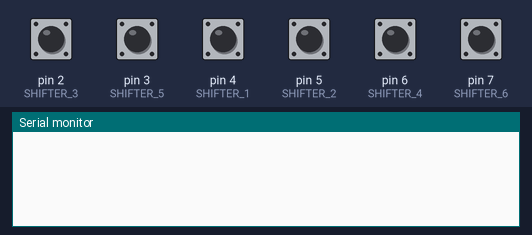
This sketch was run on a simulated Arduino Leonardo, built with avr-gcc and run on an emulated ATmega32U4. On the bench: the last lines printed to the serial monitor. The test bench sets the inputs (shaded band); at power-on: pin 2 (SHIFTER_3), pin 3 (SHIFTER_5), pin 4 (SHIFTER_1), pin 5 (SHIFTER_2), pin 6 (SHIFTER_4), pin 7 (SHIFTER_6) HIGH. USB keyboard and mouse output is not drawn.

Above: at 1.2 s.
1.3 s: pin 2 (SHIFTER_3) pulled LOW for 0.15 s
At 1.9 s:
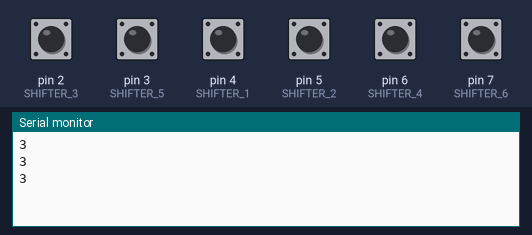
2.9 s: pin 3 (SHIFTER_5) pulled LOW for 0.15 s
At 3.6 s:
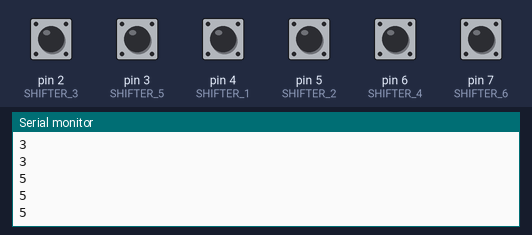
4.5 s: pin 4 (SHIFTER_1) pulled LOW for 0.15 s
At 5.2 s:
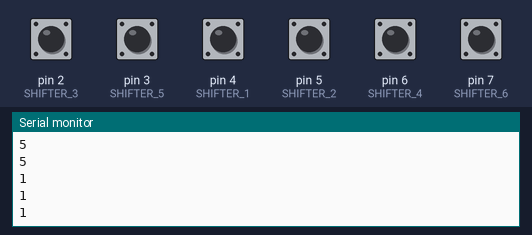
6.1 s: pin 5 (SHIFTER_2) pulled LOW for 0.15 s
At 6.9 s:
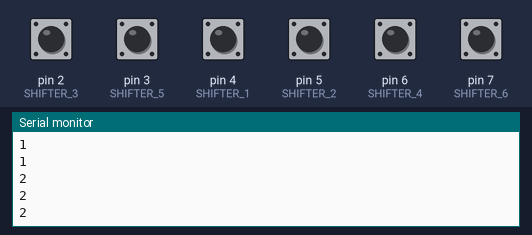
7.7 s: pin 6 (SHIFTER_4) pulled LOW for 0.15 s
At 9.0 s:
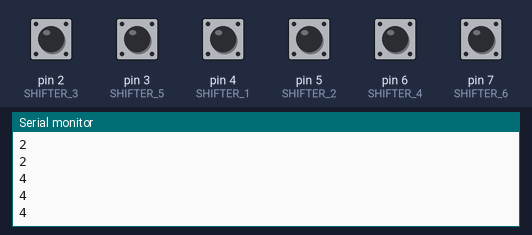
9.3 s: pin 7 (SHIFTER_6) pulled LOW for 0.15 s
At 10.7 s:
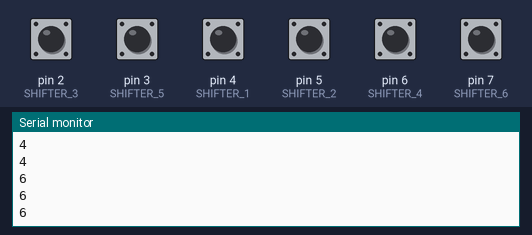
Timing chart, 0 to 11.9 s (numbered marks = the images above; inputs shaded):
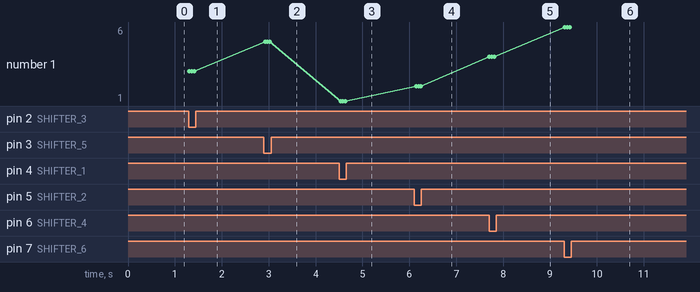

Measured:
- after the input at 1.3 s, the serial monitor: prints a new line at once (image 1)
- after the input at 2.9 s, the serial monitor: prints a new line at once (image 2)
- after the input at 4.5 s, the serial monitor: prints a new line at once (image 3)
- after the input at 6.1 s, the serial monitor: prints a new line after 0.05 s (image 4)
- after the input at 7.7 s, the serial monitor: prints a new line at once (image 5)
- after the input at 9.3 s, the serial monitor: prints a new line at once (image 6)
- plotted number 1: 3 → 5 after the input at 2.9 s, 5 → 1 after the input at 4.5 s, 1 → 2 after the input at 6.1 s, 2 → 4 after the input at 7.7 s, 4 → 6 after the input at 9.3 s

The sketch:

H_Shifter_joystick.ino
```cpp
#include "Joystick.h"

#define SHIFTER_1   4
#define SHIFTER_2   5
#define SHIFTER_3   2
#define SHIFTER_4   6
#define SHIFTER_5   3
#define SHIFTER_6   7


Joystick_ Joystick;


void setup(void)
{
    Joystick.begin();

    pinMode(SHIFTER_1, INPUT_PULLUP);
    pinMode(SHIFTER_2, INPUT_PULLUP);
    pinMode(SHIFTER_3, INPUT_PULLUP);
    pinMode(SHIFTER_4, INPUT_PULLUP);
    pinMode(SHIFTER_5, INPUT_PULLUP);
    pinMode(SHIFTER_6, INPUT_PULLUP);

}

void loop(void)
{


    if(!digitalRead(SHIFTER_1)){
      Joystick.setButton(0, 1);
      Serial.println('1');
      delay(50);
      }
    else if(!digitalRead(SHIFTER_2)){
      Joystick.setButton(1, 1);
      Serial.println('2');
      delay(50);
      }
    else if(!digitalRead(SHIFTER_3)){
      Joystick.setButton(2, 1);
      Serial.println('3');
      delay(50);
      }
      else if(!digitalRead(SHIFTER_4)){
      Joystick.setButton(3, 1);
      Serial.println('4');
      delay(50);
      }
    else if(!digitalRead(SHIFTER_5)){
      Joystick.setButton(4, 1);
      Serial.println('5');
      delay(50);
      }else if(!digitalRead(SHIFTER_6)){
      Joystick.setButton(5, 1);
      Serial.println('6');
      delay(50);
      }
    else{
      Joystick.setButton(0, 0);
      Joystick.setButton(1, 0);
      Joystick.setButton(2, 0);
      Joystick.setButton(3, 0);
      Joystick.setButton(4, 0);
      Joystick.setButton(5, 0);

      //Reverse
      Joystick.setButton(6, 0);
      delay(50);
    }


}
```
